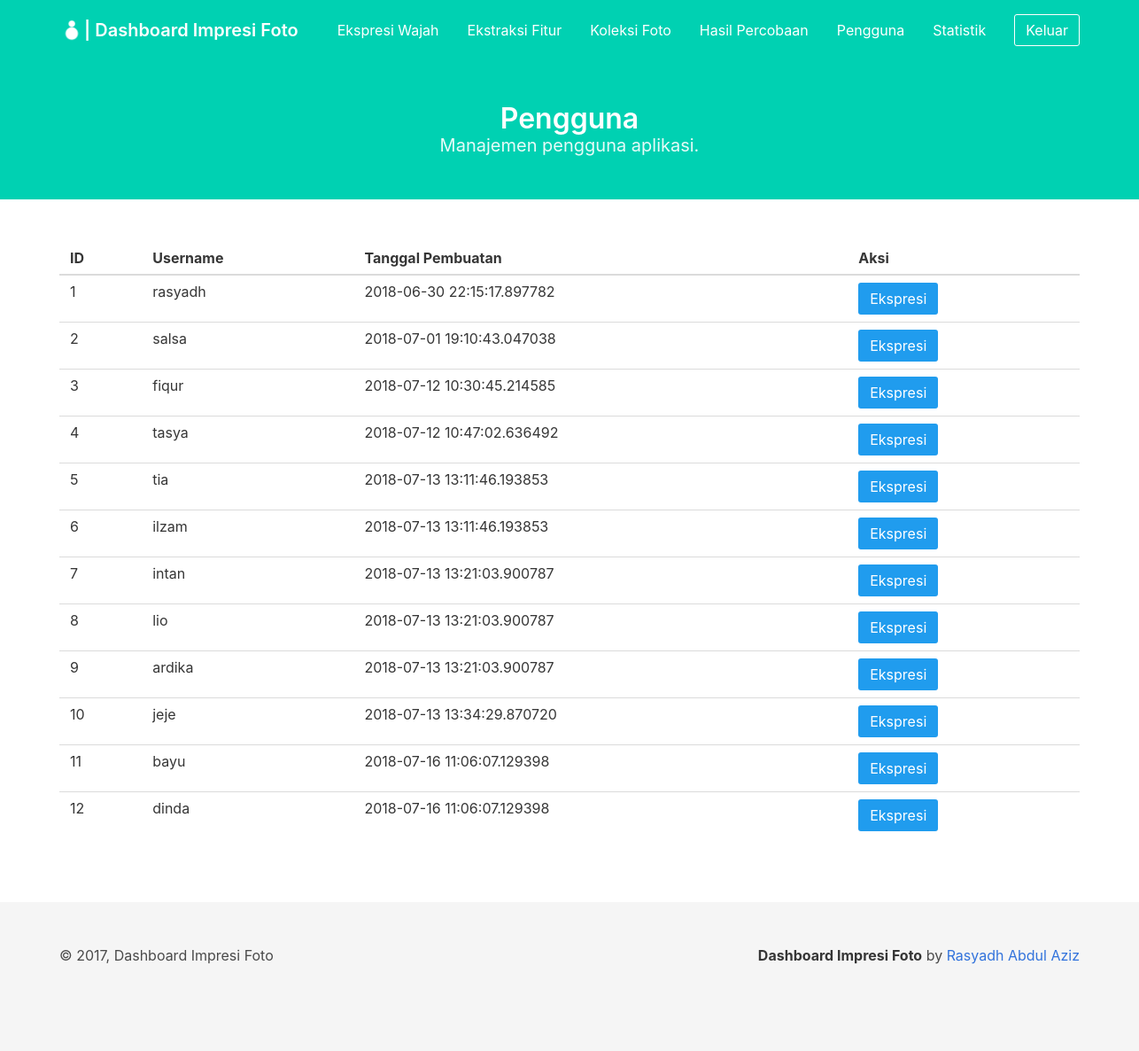
Page /dashboard/user/ (signed in) on the committed database.
### project/models/user.py (models this page shows, shortened)
class User(db.Model):
    __tablename__ = 'user'
    id_user = db.Column(db.Integer, primary_key=True)
    username = db.Column(db.String, unique=True, nullable=False)
    password = db.Column(db.String, nullable=False)
    created_at = db.Column(db.DateTime, default=datetime.datetime.now())

### project/views/dashboard/user.py (the view)
@user.route('/dashboard/user/')
def index():
    if session.get('loggedin_admin'):
        try:
            users = User.query.all()
            return render_template('dashboard/user.html',
                title='Pengguna', users=users)
        except Exception as e:
            print('error to get detection result')
            print(e)
    return redirect(url_for('auth.login_admin'))

### project/templates/dashboard/user.html (shortened to what this page needs)
{% extends '/dashboard/base_dashboard.html' %} {% block content %}
<section class="hero is-primary">
    <div class="hero-body">
        <div class="container has-text-centered">
            <h1 class="title">
                Pengguna
            </h1>
            <h2 class="subtitle">
                Manajemen pengguna aplikasi.
            </h2>
        </div>
    </div>
</section>
<section class="section">
    <div class="container" id="result_table">
        <table class="table is-hoverable is-fullwidth">
            <thead>
                <tr>
                    <th>ID</th>
                    <th>Username</th>
                    <th>Tanggal Pembuatan</th>
                    <th>Aksi</th>
                </tr>
            </thead>
            <tbody>
                {% if users %} {% for user in users %}
                <tr>
                    <td>{{ user.id_user }}</td>
                    <td>{{ user.username }}</td>
                    <td>{{ user.created_at }}</td>
                    <td>
                        <button class="button is-info" onclick="expression('{{ user.id_user }}', '{{ user.username }}')">Ekspresi</button>
                    </td>
                </tr>
                {% endfor %} {% else %}
                <tr>
                    <td colspan="4" class="has-text-centered">Belum ada hasil percobaan</td>
                </tr>
                {% endif %}
            </tbody>
        </table>
    </div>
</section>
{% endblock %}

### rows in the picture
User: id_user "1", username "rasyadh", created_at "2018-06-30 22:15:17.897782"
User: id_user "2", username "salsa", created_at "2018-07-01 19:10:43.047038"
User: id_user "3", username "fiqur", created_at "2018-07-12 10:30:45.214585"
User: id_user "4", username "tasya", created_at "2018-07-12 10:47:02.636492"
User: id_user "5", username "tia", created_at "2018-07-13 13:11:46.193853"
User: id_user "6", username "ilzam", created_at "2018-07-13 13:11:46.193853"
User: id_user "7", username "intan", created_at "2018-07-13 13:21:03.900787"
User: id_user "8", username "lio", created_at "2018-07-13 13:21:03.900787"
User: id_user "9", username "ardika", created_at "2018-07-13 13:21:03.900787"
User: id_user "10", username "jeje", created_at "2018-07-13 13:34:29.870720"
User: id_user "11", username "bayu", created_at "2018-07-16 11:06:07.129398"
User: id_user "12", username "dinda", created_at "2018-07-16 11:06:07.129398"
